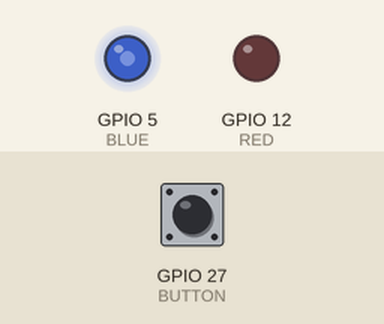
This program was run on a simulated ESP32. Parts: output pins drawn as LEDs (lit = HIGH). Inputs (shaded band) come from the test bench; at power-on: GPIO 27 (BUTTON) HIGH. WiFi joins after 1.5 s; servers stay silent unless stated; what the program prints to the serial monitor is not drawn.

Above: at 2.7 s.
2.8 s: GPIO 27 (BUTTON) pulled LOW for 0.15 s
At 2.85 s:
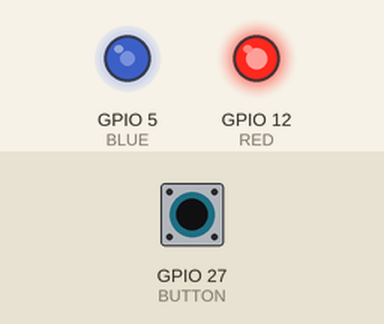
At 4.8 s:
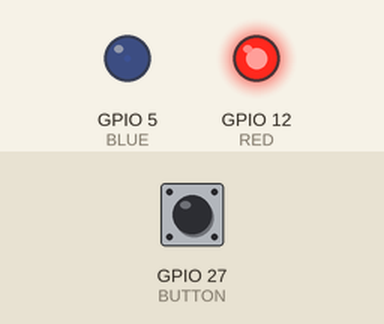
Timing chart, 0 to 11.8 s (numbered marks = the images above; inputs shaded):
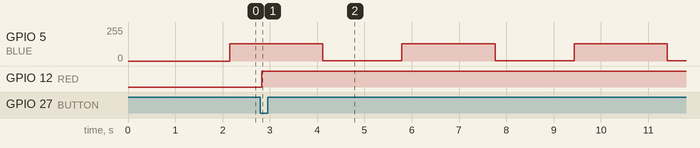

The program:

main.cpp
```cpp
#include <Arduino.h>
#include <Bounce2.h>
#include "calculator.h"

#define BUTTON 27
#define BLUE 5
#define RED 12
Bounce debouncer = Bounce();
int cnt = 5000;
int status = 0;

void Button_LED (void *param) {
    while (1) {
        debouncer.update();
        if (debouncer.fell()) {
            digitalWrite(RED, 1);
        }
    }
}

void Dim_LED (void *param) {
    while (1) {
        for (int i = 0; i < 255; i++) {
            ledcWrite(0, i);
            delay(5);
        }
        for (int i = 255; i > 0; i--) {
            ledcWrite(0, i);
            delay(5);
        }
        delay(1000);
    }
}

void Connect_Wifi() {
    WiFi.begin("Pun-iPhone", "spiderman");
    Serial.print("Connecting to WiFi");
    while (WiFi.status() != WL_CONNECTED) {
        delay(500);
        Serial.print(".");
    }
    Serial.print("OK! IP=");
    Serial.println(WiFi.localIP());
}

void setup() {
    Serial.begin(115200);
    Serial.println("BUTTON");
    debouncer.attach(BUTTON, INPUT_PULLUP);
    debouncer.interval(25);
    Connect_Wifi();

    pinMode(RED, OUTPUT);
    digitalWrite(RED, LOW);

    ledcSetup(0, 5000, 8);
    ledcAttachPin(BLUE, 0);

    xTaskCreatePinnedToCore(Button_LED, "Button_LED", 10000, NULL, 1, NULL, 0);
    xTaskCreatePinnedToCore(Dim_LED, "Dim_LED", 10000, NULL, 1, NULL, 0);
    xTaskCreatePinnedToCore(calculator, "calculator", 10*1024, NULL, 1, NULL, 1);
}

void loop() {
}
```

calculator.h
```cpp
#include <HTTPClient.h>
#include <ArduinoJson.h>
#include <Arduino.h>

const String baseUrl = "https://exceed-hardware-stamp465.koyeb.app/";
int a = 0, b = 0, result = 0;
String op = "", questionId = "";

void POST_result(String questionId, int result) {
    Serial.printf("result: %d\n", result);
    Serial.printf("questionId: %s\n", questionId);
    DynamicJsonDocument doc(2048);
    doc["questionId"] = questionId;
    doc["result"] = result;
    String json;
    serializeJson(doc, json);
    String url = baseUrl + "answer";
    HTTPClient http;
    http.begin(url);
    http.addHeader("Content-Type", "application/json");
    int httpCode = http.POST(json);
    if  (httpCode >= 200 && httpCode < 300) {
        String res = http.getString();
        Serial.println(res);
    } else {
        Serial.println("POST ERROR");
    }
}

bool GET_question() {
    String url = baseUrl + "question";
    HTTPClient http;
    http.begin(url);
    int httpCode = http.GET();
    if (httpCode >= 200 && httpCode < 300) {
        DynamicJsonDocument doc(2048);
        deserializeJson(doc, http.getString());
        a = doc["a"].as<int>();
        b = doc["b"].as<int>();
        op = doc["op"].as<String>();
        questionId = doc["questionId"].as<String>();
        Serial.printf("a: %d\n", a);
        Serial.printf("b: %d\n", b);
        Serial.printf("op: %s\n", op);
        Serial.printf("questionId: %s\n", questionId);
        return true;
    } else {
        Serial.println("GET ERROR");
        return false;
    }
}

void calculator(void *param) {
    while (true) {
        if (GET_question()) {
            if (op == "+") {
                result = a + b;
            } else if (op == "-") {
                result = a - b;
            } else if (op == "*") {
                result = a * b;
            }
            POST_result(questionId, result);
        }
        vTaskDelay(5000/portTICK_PERIOD_MS);
    }
}
```

Measured:
- after the input at 2.8 s, GPIO 12 (RED): LOW → HIGH at once
- by itself, GPIO 5 (BLUE): alternates 128/255 for 2.0 s and 1/255 for 1.7 s
